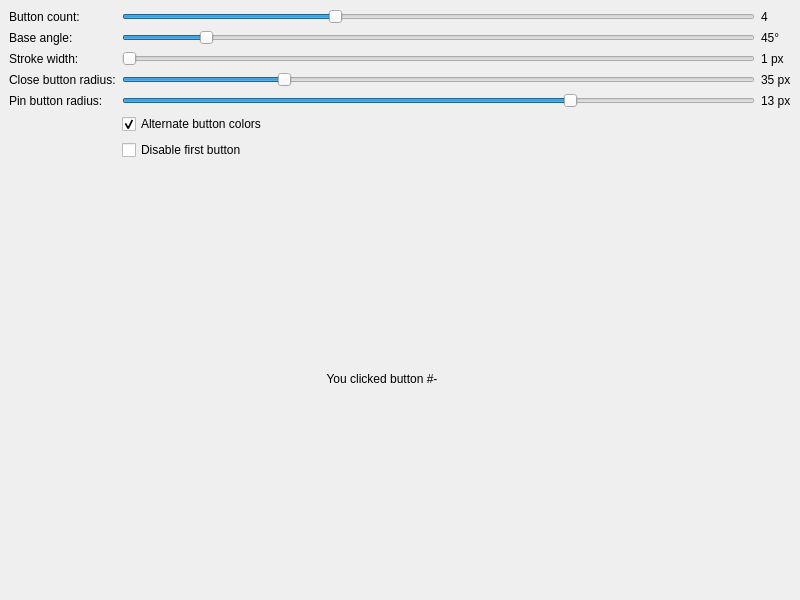
<?xml version="1.0" encoding="UTF-8"?>
<ui version="4.0">
 <class>MainWindow</class>
 <widget class="QMainWindow" name="MainWindow">
  <property name="geometry">
   <rect>
    <x>0</x>
    <y>0</y>
    <width>800</width>
    <height>600</height>
   </rect>
  </property>
  <property name="windowTitle">
   <string>PieMenuQt</string>
  </property>
  <property name="windowIcon">
   <iconset resource="resources.qrc">
    <normaloff>:/pie-chart-icon.png</normaloff>:/pie-chart-icon.png</iconset>
  </property>
  <widget class="QWidget" name="centralwidget">
   <layout class="QGridLayout" name="gridLayout">
    <item row="7" column="1">
     <widget class="QCheckBox" name="disable_button_checkbox">
      <property name="text">
       <string>Disable first button</string>
      </property>
     </widget>
    </item>
    <item row="2" column="1">
     <widget class="QSlider" name="stroke_width_slider">
      <property name="minimum">
       <number>1</number>
      </property>
      <property name="maximum">
       <number>5</number>
      </property>
      <property name="pageStep">
       <number>1</number>
      </property>
      <property name="value">
       <number>1</number>
      </property>
      <property name="orientation">
       <enum>Qt::Horizontal</enum>
      </property>
      <property name="tickPosition">
       <enum>QSlider::NoTicks</enum>
      </property>
     </widget>
    </item>
    <item row="5" column="1">
     <widget class="QCheckBox" name="alternate_colors_checkbox">
      <property name="text">
       <string>Alternate button colors</string>
      </property>
      <property name="checked">
       <bool>true</bool>
      </property>
     </widget>
    </item>
    <item row="1" column="1">
     <widget class="QSlider" name="base_angle_slider">
      <property name="maximum">
       <number>360</number>
      </property>
      <property name="singleStep">
       <number>5</number>
      </property>
      <property name="pageStep">
       <number>45</number>
      </property>
      <property name="value">
       <number>45</number>
      </property>
      <property name="orientation">
       <enum>Qt::Horizontal</enum>
      </property>
      <property name="tickPosition">
       <enum>QSlider::NoTicks</enum>
      </property>
     </widget>
    </item>
    <item row="0" column="1">
     <widget class="QSlider" name="button_count_slider">
      <property name="minimum">
       <number>1</number>
      </property>
      <property name="maximum">
       <number>10</number>
      </property>
      <property name="value">
       <number>4</number>
      </property>
      <property name="orientation">
       <enum>Qt::Horizontal</enum>
      </property>
      <property name="tickPosition">
       <enum>QSlider::NoTicks</enum>
      </property>
      <property name="tickInterval">
       <number>1</number>
      </property>
     </widget>
    </item>
    <item row="4" column="1">
     <widget class="QSlider" name="pin_radius_slider">
      <property name="minimum">
       <number>8</number>
      </property>
      <property name="maximum">
       <number>15</number>
      </property>
      <property name="pageStep">
       <number>2</number>
      </property>
      <property name="value">
       <number>13</number>
      </property>
      <property name="orientation">
       <enum>Qt::Horizontal</enum>
      </property>
      <property name="tickPosition">
       <enum>QSlider::NoTicks</enum>
      </property>
     </widget>
    </item>
    <item row="3" column="1">
     <widget class="QSlider" name="close_radius_slider">
      <property name="minimum">
       <number>20</number>
      </property>
      <property name="maximum">
       <number>80</number>
      </property>
      <property name="value">
       <number>35</number>
      </property>
      <property name="orientation">
       <enum>Qt::Horizontal</enum>
      </property>
      <property name="tickPosition">
       <enum>QSlider::NoTicks</enum>
      </property>
     </widget>
    </item>
    <item row="0" column="0">
     <widget class="QLabel" name="label_2">
      <property name="text">
       <string>Button count:</string>
      </property>
     </widget>
    </item>
    <item row="1" column="0">
     <widget class="QLabel" name="label_3">
      <property name="text">
       <string>Base angle:</string>
      </property>
     </widget>
    </item>
    <item row="4" column="0">
     <widget class="QLabel" name="label_6">
      <property name="text">
       <string>Pin button radius:</string>
      </property>
     </widget>
    </item>
    <item row="2" column="0">
     <widget class="QLabel" name="label_4">
      <property name="text">
       <string>Stroke width:</string>
      </property>
     </widget>
    </item>
    <item row="3" column="0">
     <widget class="QLabel" name="label_5">
      <property name="text">
       <string>Close button radius:</string>
      </property>
     </widget>
    </item>
    <item row="8" column="0" colspan="2">
     <widget class="QLabel" name="label">
      <property name="text">
       <string>You clicked button #-</string>
      </property>
      <property name="alignment">
       <set>Qt::AlignCenter</set>
      </property>
     </widget>
    </item>
    <item row="0" column="2">
     <widget class="QLabel" name="button_count_label">
      <property name="text">
       <string>4</string>
      </property>
     </widget>
    </item>
    <item row="1" column="2">
     <widget class="QLabel" name="base_angle_label">
      <property name="text">
       <string>45°</string>
      </property>
     </widget>
    </item>
    <item row="2" column="2">
     <widget class="QLabel" name="stroke_width_label">
      <property name="text">
       <string>1 px</string>
      </property>
     </widget>
    </item>
    <item row="3" column="2">
     <widget class="QLabel" name="close_button_radius_label">
      <property name="text">
       <string>35 px</string>
      </property>
     </widget>
    </item>
    <item row="4" column="2">
     <widget class="QLabel" name="pin_button_radius_label">
      <property name="text">
       <string>13 px</string>
      </property>
     </widget>
    </item>
   </layout>
  </widget>
  <widget class="QMenuBar" name="menuBar">
   <property name="geometry">
    <rect>
     <x>0</x>
     <y>0</y>
     <width>800</width>
     <height>21</height>
    </rect>
   </property>
  </widget>
 </widget>
 <resources>
  <include location="resources.qrc"/>
 </resources>
 <connections/>
</ui>
